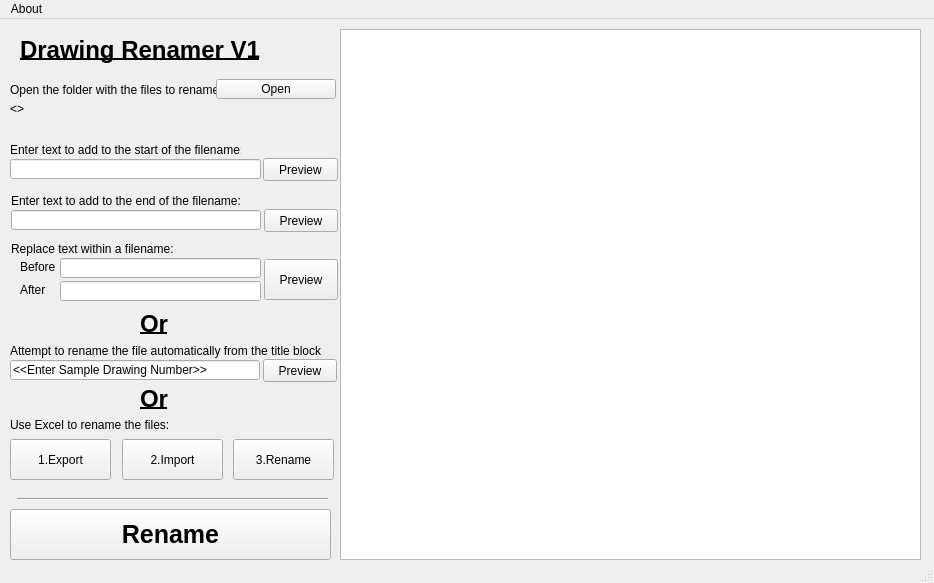
<?xml version="1.0" encoding="UTF-8"?>
<ui version="4.0">
 <class>MainWindow</class>
 <widget class="QMainWindow" name="MainWindow">
  <property name="geometry">
   <rect>
    <x>0</x>
    <y>0</y>
    <width>934</width>
    <height>583</height>
   </rect>
  </property>
  <property name="windowTitle">
   <string>MainWindow</string>
  </property>
  <widget class="QWidget" name="centralwidget">
   <widget class="QListWidget" name="listWidget">
    <property name="geometry">
     <rect>
      <x>340</x>
      <y>10</y>
      <width>581</width>
      <height>531</height>
     </rect>
    </property>
   </widget>
   <widget class="QLabel" name="Title_lablel">
    <property name="geometry">
     <rect>
      <x>20</x>
      <y>10</y>
      <width>271</width>
      <height>41</height>
     </rect>
    </property>
    <property name="font">
     <font>
      <pointsize>18</pointsize>
      <weight>75</weight>
      <bold>true</bold>
      <underline>true</underline>
     </font>
    </property>
    <property name="text">
     <string>Drawing Renamer V1</string>
    </property>
   </widget>
   <widget class="QLabel" name="label_enter_path">
    <property name="geometry">
     <rect>
      <x>10</x>
      <y>60</y>
      <width>231</width>
      <height>21</height>
     </rect>
    </property>
    <property name="toolTip">
     <string>&lt;html&gt;&lt;head/&gt;&lt;body&gt;&lt;p&gt;e.g. 'C:/Users/Craig/Desktop/Foldername'&lt;/p&gt;&lt;/body&gt;&lt;/html&gt;</string>
    </property>
    <property name="text">
     <string>Open the folder with the files to rename:</string>
    </property>
   </widget>
   <widget class="QPushButton" name="pushButton_enter_path">
    <property name="geometry">
     <rect>
      <x>216</x>
      <y>60</y>
      <width>120</width>
      <height>20</height>
     </rect>
    </property>
    <property name="text">
     <string>Open</string>
    </property>
   </widget>
   <widget class="QPushButton" name="pushButton_rename">
    <property name="geometry">
     <rect>
      <x>10</x>
      <y>490</y>
      <width>321</width>
      <height>51</height>
     </rect>
    </property>
    <property name="font">
     <font>
      <pointsize>19</pointsize>
      <weight>75</weight>
      <bold>true</bold>
     </font>
    </property>
    <property name="text">
     <string>Rename</string>
    </property>
   </widget>
   <widget class="QLineEdit" name="lineEdit_enter_beginningtext">
    <property name="geometry">
     <rect>
      <x>10</x>
      <y>140</y>
      <width>251</width>
      <height>20</height>
     </rect>
    </property>
   </widget>
   <widget class="QPushButton" name="pushButton_enter_beginningtext">
    <property name="geometry">
     <rect>
      <x>263</x>
      <y>139</y>
      <width>75</width>
      <height>23</height>
     </rect>
    </property>
    <property name="text">
     <string>Preview</string>
    </property>
   </widget>
   <widget class="QLabel" name="label_enter_beginningtext">
    <property name="geometry">
     <rect>
      <x>10</x>
      <y>120</y>
      <width>231</width>
      <height>21</height>
     </rect>
    </property>
    <property name="toolTip">
     <string>&lt;html&gt;&lt;head/&gt;&lt;body&gt;&lt;p&gt;e.g. &amp;quot;Your_Filename&amp;quot; becomes &amp;quot;Additional Text Your Filename&amp;quot;&lt;/p&gt;&lt;/body&gt;&lt;/html&gt;</string>
    </property>
    <property name="text">
     <string>Enter text to add to the start of the filename:</string>
    </property>
   </widget>
   <widget class="QLabel" name="label_pathname">
    <property name="geometry">
     <rect>
      <x>10</x>
      <y>80</y>
      <width>311</width>
      <height>20</height>
     </rect>
    </property>
    <property name="text">
     <string>&lt;&lt;Filepath&gt;&gt;</string>
    </property>
   </widget>
   <widget class="QLineEdit" name="lineEdit_enter_endtext">
    <property name="geometry">
     <rect>
      <x>11</x>
      <y>191</y>
      <width>250</width>
      <height>20</height>
     </rect>
    </property>
   </widget>
   <widget class="QLabel" name="label_enter_endtext">
    <property name="geometry">
     <rect>
      <x>11</x>
      <y>171</y>
      <width>230</width>
      <height>21</height>
     </rect>
    </property>
    <property name="toolTip">
     <string>&lt;html&gt;&lt;head/&gt;&lt;body&gt;&lt;p&gt;e.g. &amp;quot;Your_Filename&amp;quot; becomes &amp;quot;Your Filename Additional Text&amp;quot;&lt;/p&gt;&lt;/body&gt;&lt;/html&gt;</string>
    </property>
    <property name="text">
     <string>Enter text to add to the end of the filename:</string>
    </property>
   </widget>
   <widget class="QPushButton" name="pushButton_enter_endtext">
    <property name="geometry">
     <rect>
      <x>264</x>
      <y>190</y>
      <width>74</width>
      <height>23</height>
     </rect>
    </property>
    <property name="text">
     <string>Preview</string>
    </property>
   </widget>
   <widget class="QLineEdit" name="lineEdit_enter_replace_text_before">
    <property name="geometry">
     <rect>
      <x>60</x>
      <y>239</y>
      <width>201</width>
      <height>20</height>
     </rect>
    </property>
   </widget>
   <widget class="QPushButton" name="pushButton_enter_replace_text">
    <property name="geometry">
     <rect>
      <x>264</x>
      <y>240</y>
      <width>74</width>
      <height>41</height>
     </rect>
    </property>
    <property name="text">
     <string>Preview</string>
    </property>
   </widget>
   <widget class="QLabel" name="label_enter_replace_text">
    <property name="geometry">
     <rect>
      <x>11</x>
      <y>219</y>
      <width>230</width>
      <height>21</height>
     </rect>
    </property>
    <property name="toolTip">
     <string>&lt;html&gt;&lt;head/&gt;&lt;body&gt;&lt;p&gt;Leave the 'after' box blank if you want text deleted from the filename&lt;/p&gt;&lt;/body&gt;&lt;/html&gt;</string>
    </property>
    <property name="text">
     <string>Replace text within a filename:</string>
    </property>
   </widget>
   <widget class="QLabel" name="label_enter_replace_text_2">
    <property name="geometry">
     <rect>
      <x>20</x>
      <y>237</y>
      <width>41</width>
      <height>21</height>
     </rect>
    </property>
    <property name="toolTip">
     <string>&lt;html&gt;&lt;head/&gt;&lt;body&gt;&lt;p&gt;e.g. &amp;quot;Your_Filename&amp;quot; becomes &amp;quot;Additional Text Your Filename&amp;quot;&lt;/p&gt;&lt;/body&gt;&lt;/html&gt;</string>
    </property>
    <property name="text">
     <string>Before</string>
    </property>
   </widget>
   <widget class="QLineEdit" name="lineEdit_enter_replace_text_after">
    <property name="geometry">
     <rect>
      <x>60</x>
      <y>262</y>
      <width>201</width>
      <height>20</height>
     </rect>
    </property>
   </widget>
   <widget class="QLabel" name="label_enter_replace_text_3">
    <property name="geometry">
     <rect>
      <x>20</x>
      <y>260</y>
      <width>41</width>
      <height>21</height>
     </rect>
    </property>
    <property name="toolTip">
     <string>&lt;html&gt;&lt;head/&gt;&lt;body&gt;&lt;p&gt;e.g. &amp;quot;Your_Filename&amp;quot; becomes &amp;quot;Additional Text Your Filename&amp;quot;&lt;/p&gt;&lt;/body&gt;&lt;/html&gt;</string>
    </property>
    <property name="text">
     <string>After</string>
    </property>
   </widget>
   <widget class="QLabel" name="Title_lablel_2">
    <property name="geometry">
     <rect>
      <x>140</x>
      <y>284</y>
      <width>41</width>
      <height>41</height>
     </rect>
    </property>
    <property name="font">
     <font>
      <pointsize>18</pointsize>
      <weight>75</weight>
      <bold>true</bold>
      <underline>true</underline>
     </font>
    </property>
    <property name="text">
     <string>Or</string>
    </property>
   </widget>
   <widget class="QLabel" name="Title_lablel_3">
    <property name="geometry">
     <rect>
      <x>140</x>
      <y>359</y>
      <width>41</width>
      <height>41</height>
     </rect>
    </property>
    <property name="font">
     <font>
      <pointsize>18</pointsize>
      <weight>75</weight>
      <bold>true</bold>
      <underline>true</underline>
     </font>
    </property>
    <property name="text">
     <string>Or</string>
    </property>
   </widget>
   <widget class="QLineEdit" name="lineEdit_enter_titleblock_search">
    <property name="geometry">
     <rect>
      <x>10</x>
      <y>341</y>
      <width>250</width>
      <height>20</height>
     </rect>
    </property>
    <property name="text">
     <string>&lt;&lt;Enter Sample Drawing Number&gt;&gt;</string>
    </property>
   </widget>
   <widget class="QPushButton" name="pushButton_enter_titleblock_search">
    <property name="geometry">
     <rect>
      <x>263</x>
      <y>340</y>
      <width>74</width>
      <height>23</height>
     </rect>
    </property>
    <property name="text">
     <string>Preview</string>
    </property>
   </widget>
   <widget class="QLabel" name="label_enter_titleblock_search">
    <property name="geometry">
     <rect>
      <x>10</x>
      <y>321</y>
      <width>311</width>
      <height>21</height>
     </rect>
    </property>
    <property name="toolTip">
     <string>&lt;html&gt;&lt;head/&gt;&lt;body&gt;&lt;p&gt;Enter a sample drawing number as the programme searches for the same format&lt;/p&gt;&lt;/body&gt;&lt;/html&gt;</string>
    </property>
    <property name="text">
     <string>Attempt to rename the file automatically from the title block:</string>
    </property>
   </widget>
   <widget class="QLabel" name="label_enter_endtext_3">
    <property name="geometry">
     <rect>
      <x>10</x>
      <y>390</y>
      <width>331</width>
      <height>31</height>
     </rect>
    </property>
    <property name="toolTip">
     <string>&lt;html&gt;&lt;head/&gt;&lt;body&gt;&lt;p&gt;Enter a sample drawing number as the programme searches for the same format&lt;/p&gt;&lt;/body&gt;&lt;/html&gt;</string>
    </property>
    <property name="text">
     <string>Use Excel to rename the files:</string>
    </property>
    <property name="wordWrap">
     <bool>true</bool>
    </property>
   </widget>
   <widget class="QPushButton" name="pushButton_enter_excel_export">
    <property name="geometry">
     <rect>
      <x>10</x>
      <y>420</y>
      <width>101</width>
      <height>41</height>
     </rect>
    </property>
    <property name="text">
     <string>1.Export</string>
    </property>
   </widget>
   <widget class="Line" name="line">
    <property name="geometry">
     <rect>
      <x>17</x>
      <y>470</y>
      <width>311</width>
      <height>20</height>
     </rect>
    </property>
    <property name="orientation">
     <enum>Qt::Horizontal</enum>
    </property>
   </widget>
   <widget class="QPushButton" name="pushButton_enter_excel_export_2">
    <property name="geometry">
     <rect>
      <x>122</x>
      <y>420</y>
      <width>101</width>
      <height>41</height>
     </rect>
    </property>
    <property name="text">
     <string>2.Import</string>
    </property>
   </widget>
   <widget class="QPushButton" name="pushButton_enter_excel_export_3">
    <property name="geometry">
     <rect>
      <x>233</x>
      <y>420</y>
      <width>101</width>
      <height>41</height>
     </rect>
    </property>
    <property name="text">
     <string>3.Rename</string>
    </property>
   </widget>
  </widget>
  <widget class="QMenuBar" name="menubar">
   <property name="geometry">
    <rect>
     <x>0</x>
     <y>0</y>
     <width>934</width>
     <height>21</height>
    </rect>
   </property>
   <widget class="QMenu" name="menuAbout">
    <property name="title">
     <string>About</string>
    </property>
    <addaction name="actionAuthor"/>
   </widget>
   <addaction name="menuAbout"/>
  </widget>
  <widget class="QStatusBar" name="statusbar"/>
  <action name="actionAuthor">
   <property name="text">
    <string>Author</string>
   </property>
  </action>
 </widget>
 <resources/>
 <connections/>
</ui>
